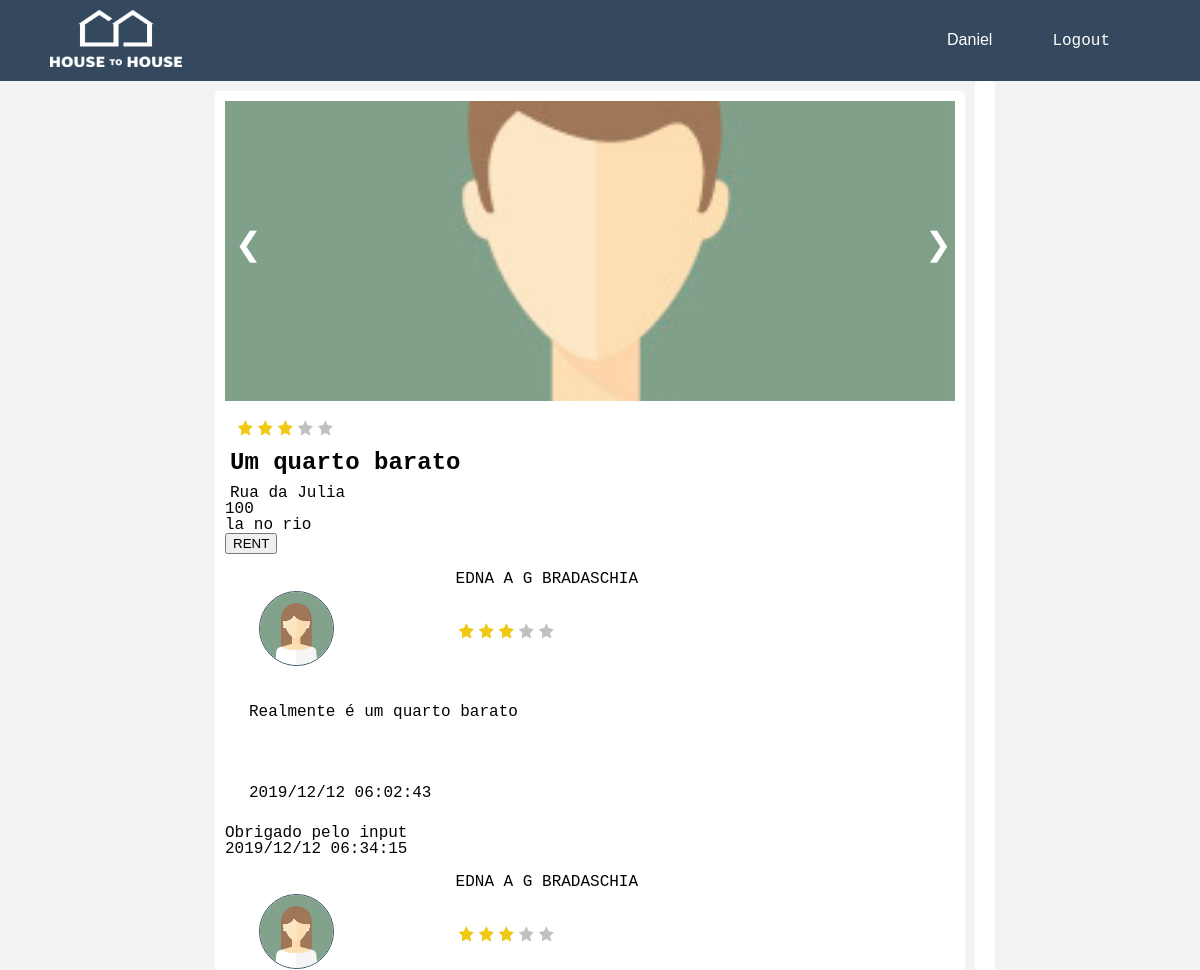
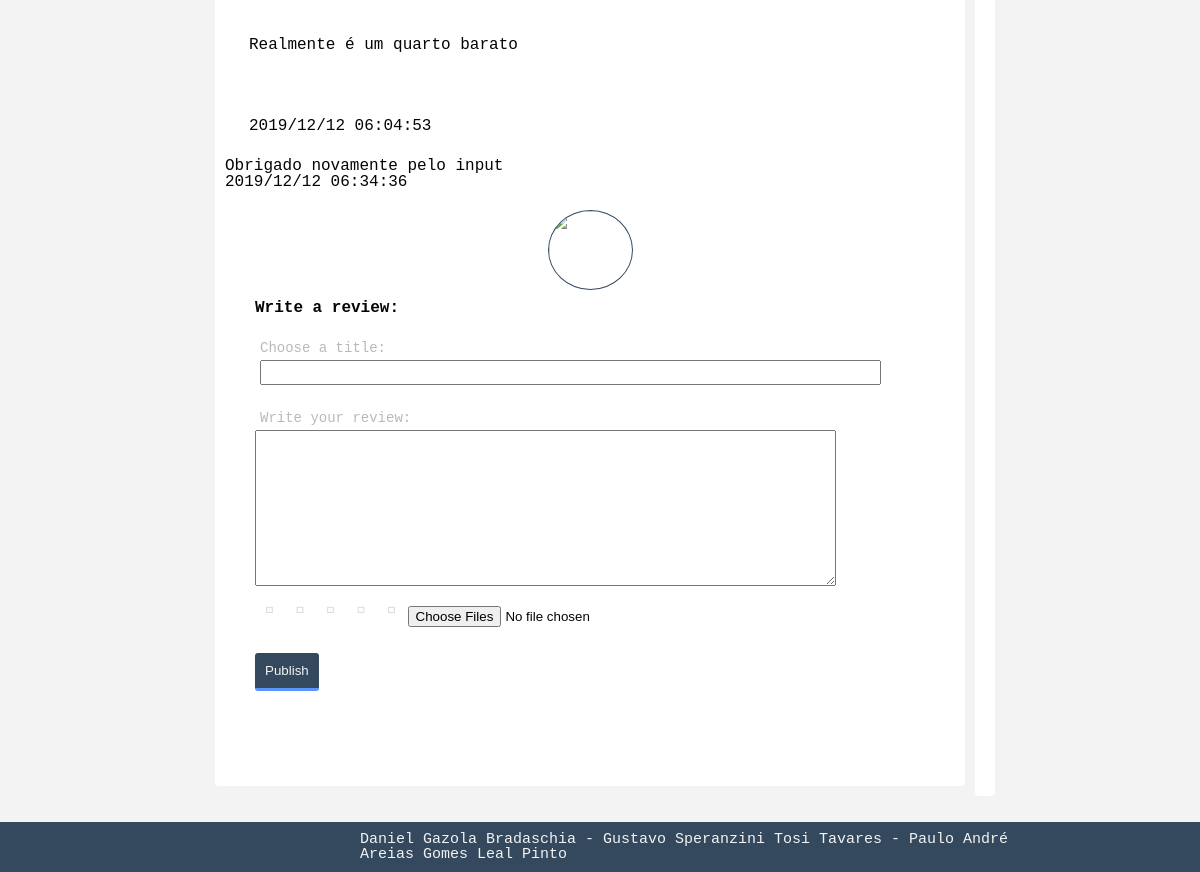
/pages/place.php?id=13 (signed in), run on the app's committed database (2 pictures, top to bottom).
### tables this page shows
CREATE TABLE USER(
    idUser INTEGER PRIMARY KEY,
    name TEXT NOT NULL,
    password TEXT NOT NULL,
    email TEXT NOT NULL UNIQUE,
    gender CHAR CHECK (gender == 'F' OR gender == 'f' OR gender == 'M' OR gender == 'm'),
    birthdate DATE,
    cellphone INTEGER,
    profilePicture BLOB,
    type TEXT CHECK (type == 'Owner' OR type == 'Tourist')
);

CREATE TABLE PHOTO (
    idPhoto INTEGER PRIMARY KEY,
    idProperty   INTEGER REFERENCES PROPERTY (idProperty),
    uploadDate DATE,
    name TEXT,
    photo BLOB
);

CREATE TABLE PROPERTY (
    idProperty INTEGER PRIMARY KEY,
    idOwner INTEGER REFERENCES USER (idUser),
    address TEXT,
    title TEXT,
    price FLOAT,
    description TEXT,
    rate NUMERIC
, available BLOB);

CREATE TABLE REVIEWS (
	idReviews INTEGER PRIMARY KEY AUTOINCREMENT,
	idProperty INTEGER REFERENCES PROPERTY,
	idUser INTEGER REFERENCES USER,
	title TEXT,
	userRate INTEGER,
	text TEXT,
	date DATE,
	likes INTEGER
);

CREATE TABLE COMMENTS (
	idComments INTEGER PRIMARY KEY AUTOINCREMENT,
	idReview INTEGER REFERENCES REVIEWS,
	idUser INTEGER REFERENCES USER,
	text TEXT,
	date DATE,
	likes INTEGER
);

### dbActions/user.php (called while the page is built, shortened)
<?php
include_once('config.php');
function getIdByUserName($email){
    global $db;
    $statement = $db->prepare('SELECT idUser FROM USER WHERE email = ? ');
    $statement->execute([$email]);
    return $statement->fetch()['idUser'];
}
function getUserNameById($idUser){
    global $db;
    $statement = $db->prepare('SELECT email FROM USER WHERE idUser = ? ');
    $statement->execute([$idUser]);
    return $statement->fetch()['email'];
}
function getUserInfoByUserName($email,$info){
    global $db;
    $statement = $db->prepare('SELECT * FROM USER WHERE email = ? ');
    $statement->execute([$email]);
    return $statement->fetch()[$info];
}
function getUserPhoto($email){
    global $db;
    $statement = $db->prepare('SELECT profilePicture FROM USER WHERE email = ?');
    $statement->execute([$email]);
    return $statement->fetch()['profilePicture'];
}

### pages/place.php (the view, shortened to what this page needs)
    <!DOCTYPE html>
    <?php
    include_once "header.php";
    include_once "../dbActions/placeUtils.php";
    include_once "../dbActions/user.php";
    include_once "../dbActions/reviewUtils.php";
    $id = $_GET["id"];
    $userId = "";
    if(!empty($_SESSION['login-user']))
        $userId = $_SESSION['login-user'];
    $namePlace = getPropertyInfoById($id, 'title');
    $location = getPropertyInfoById($id, 'address');
    $description = getPropertyInfoById($id, 'description');
    $rating = getPropertyInfoById($id, 'rate');
    $price = getPropertyInfoById($id, 'price');
    ?>
    <div class="placePage">
        <div class="main">
            <div class="container">
                <div class="album">
                    <div id="photos">
                         <?php $var = getPlacePhotos($id);
                        echo '</div>';
                        if ($var) {
                            echo '<a class="arrowLeft" onclick="plusDivs(-1)">&#10094;</a>';
                            echo '<a class="arrowRight" onclick="plusDivs(+1)">&#10095;</a>';
                        }
                        ?>
                    </div>
                    <?php printStarsRating($rating)?>
                    <p id="placeName"><?php echo $namePlace ?></p>
                    <p id="placeLocation"><?php echo $location ?></p>
                    <p id="placePrice"><?php echo $price ?></p>
                    <p id="placeDescription"><?php echo $description ?></p>
                    <div class="rent">
                        <?php
                        if (!(isPlaceOwner(getIdByUserName($userId), $id)) && $userId != ""){
                            echo '<button class="rent-button" id="btnCreateAccount" onclick="visibleRent()">RENT</button>';
                        }
                        ?>
                    </div>
                    <div class="reviews">
                        <?php
                        getPlaceReviews($id, getIdByUserName($userId));
                        ?>
                    </div>
                    <?php
                    if (isset($userId) && $userId != "")
                    {
                        echo '<div class="container">';
                        $photo = '../assets/' . getUserPhoto($_SESSION['login-user']);
                        echo '<img id="userPhoto" src=' . $photo . '>';
                        echo '<form id="formRev" class="reviewForm" action="../dbActions/sendReview.php" method="post"';
                        echo 'enctype="multipart/form-data">';
                        echo '<p class="boxTitle">Write a review:</p>';
                        echo '<label>Choose a title:</label>';
                        echo '<input type="text" name="title"><br>';
                        echo '<label>Write your review:</label>';
                        echo '​<textarea name="review" id="review" rows="10" cols="70"></textarea>';
                        echo '<fieldset class="ratingSearch">';
                        echo '<input type="radio" id="star5" name="rating" value="5"/>
                                    <label class="full" for="star5" title="Pretty f\'ing Good - 5 stars"></label>
                                <input type="radio" id="star4" name="rating" value="4"/>
                                    <label class="full" for="star4" title="Pretty Good - 4 stars"></label>
                                <input type="radio" id="star3" name="rating" value="3"/>
                                    <label class="full" for="star3" title="Seen Better and Worst - 3 stars"></label>
                                <input type="radio" id="star2" name="rating" value="2"/>
                                    <label class="full" for="star2" title="Pretty Bad - 2 stars"></label>
                                <input type="radio" id="star1" name="rating" value="1"/>
                                    <label class="full" for="star1" title="Pretty f\'ing Bad - 1 star"></label>
                                </fieldset>
                            <br><br>
                            <input type="file" name="fileToUpload[]" id="fileToUpload" multiple="multiple">
                            <br><br>
                            <input id="submit" type="submit" value="Publish">
                        </form>
                        </div>';
                    }
                    ?>
                </div>
            </div>
            <div class="container">
            </div>
        </div>
<?php
include_once "footer.php";
?>

### pages/header.php (shortened to what this page needs)
<?php
include_once "../dbActions/user.php";
?>
<html lang="en">
<head>
	<link rel="stylesheet" href="../assets/font-awesome/css/font-awesome.min.css">
    <link rel="stylesheet" href="../css/reset.css">
    <link rel="stylesheet" href="../css/style.css">
    <link rel="stylesheet" href="//code.jquery.com/ui/1.12.1/themes/base/jquery-ui.css">
     <div class="header">
        <div class="header-left-icon">
            <img class="logo" src="../assets/logo4.png" onclick="location.href='index.php'">
        </div>
        <div class="header-right">
            <div class="header-login">
                <?php
                if (isset($_SESSION['login-user'])) {
                    $name = getUserInfoByUserName($_SESSION['login-user'], 'name');
                    echo '<button class="login-button" onclick="location.href=\'profile.php\'" type="button">' . $name . '</button>';
                    echo '<a class="createAccount-button" href="../dbActions/logout.php">Logout</a>';
                } else {
                    echo '<button class="login-button" id="btnCreateAccount" onclick="visibleLogin()">Log In</button>';
                    echo ' <button class="createAccount-button" id="btnCreateAccount" onclick="visibleCreateAcc()">Sign Up</button>';
                }
                ?>
            </div>
        </div>
    </div>
</head>

### dbActions/placeUtils.php (shortened to what this page needs)
<?php
include_once('config.php');
function getPropertyInfoById($idProperty, $info)
{
    global $db;
    $statement = $db->prepare('SELECT * FROM PROPERTY WHERE idProperty = ? ');
    $statement->execute([$idProperty]);
    return $statement->fetch()[$info];
}
function getPlacePhotos($id)
{
    global $db;
    $stmt = $db->prepare('SELECT * FROM PHOTO WHERE idProperty=?');
    $stmt->execute([$id]);
    $ret = false;
    while ($row = $stmt->fetch()) {
        echo '<img class="mySlides" src=' . $row['photo'] . ' hidden="hidden">';
        $ret = true;
    }
    return $ret;
}
function isPlaceOwner($userId, $placeId)
{
    global $db;
    $statement = $db->prepare('SELECT idOwner FROM PROPERTY WHERE idProperty = ? ');
    $statement->execute([$placeId]);
    $res = $statement->fetch()['idOwner'];
    return false;
}
function printStarsRating($stars)
{
    $i = 1;
    $j = 1;
    $temp = 5 - $stars;
    echo '<div class = "placeRatingStars">';
    for ($i; $i <= $stars; $i++) {
        echo '<div class = "star">' . '</div>';
    }
    for ($j; $j <= $temp; $j++) {
        echo '<div class = "blackStar">';
        echo '</div>';
    }
    echo '</div>';
    return true;
}

### dbActions/reviewUtils.php (shortened to what this page needs)
<?php
include_once('user.php');
include_once('config.php');
include_once('placeUtils.php');
function getPlaceReviews($idPlace, $idUser)
{
    global $db;
    $statement = $db->prepare('SELECT * FROM REVIEWS WHERE idProperty = ? ');
    $statement->execute([$idPlace]);
    while ($row = $statement->fetch())
    {
        $id = $row['idUser'];
        $idRev = $row['idReviews'];
        $userName = getUserNameById($id);
        $photoUser = "../assets/" . getUserPhoto($userName);
        $fullName = getUserInfoByUserName($userName, 'name');
        $review = $row['text'];
        $htmlPhoto = '<img id="userPhotoReview" src=' . $photoUser . '>';
        echo '<div class="reviewContainer">';
            echo '<div class="reviewT">';
                echo '<div class="reviewPhoto">';
                echo $htmlPhoto;
                echo '</div>';
                echo '<div class="reviewTitle">';
                    echo '<div class="reviewTitleName">';
                    echo '<p>' . $fullName . '</p>';
                    echo '</div>';
                echo '</div>';
            echo '</div>';
            echo '<div class="reviewText">';
            echo '<p>' . $review . '</p>';
            echo '</div>';
            echo '<div class="reviewPhotos">';
            echo '</div>';
            echo '<div class="reviewDate">';
            echo '<p>' . $row['date'] . '</p>';
            echo '</div>';
        echo '</div>';
        echo '<div class="reviewComments">';
        getAllCommentsOfReview($idRev);
        echo '</div>';
    }
    return true;
}
function getAllCommentsOfReview($idRev)
{
    global $db;
    $statement = $db->prepare('SELECT * FROM COMMENTS WHERE idReview = ? ');
    $statement->execute([$idRev]);
    while ($row = $statement->fetch()) {
        echo '<p>' . $row['text'] . '</p>';
        echo '<p>' . $row['date'] . '</p>';
    }
    return true;
}
function getReviewPhotos($idRev)
{
    global $db;
    $statement = $db->prepare('SELECT * FROM REVIEWPHOTO WHERE idReview = ? ');
    $statement->execute([$idRev]);
    while ($row = $statement->fetch()) {
        $photoDir = $row['name'];
        echo "<img src=$photoDir onclick=\"window.open(this.src)\">";
    }
    return true;
}
?>

### data on the page
user: name "Daniel"
photo: photo (picture)
property: rate 3 (drawn), title "Um quarto barato", address "Rua da Julia", price "100", description "la no rio"
reviews: idUser.profilePicture (picture), idUser.name "EDNA A G BRADASCHIA", userRate 3 (drawn), text "Realmente é um quarto barato", date "2019/12/12 06:02:43"
comments: text "Obrigado pelo input", date "2019/12/12 06:34:15"
reviews: idUser.profilePicture (picture), idUser.name "EDNA A G BRADASCHIA", userRate 3 (drawn), text "Realmente é um quarto barato", date "2019/12/12 06:04:53"
comments: text "Obrigado novamente pelo input", date "2019/12/12 06:34:36"
